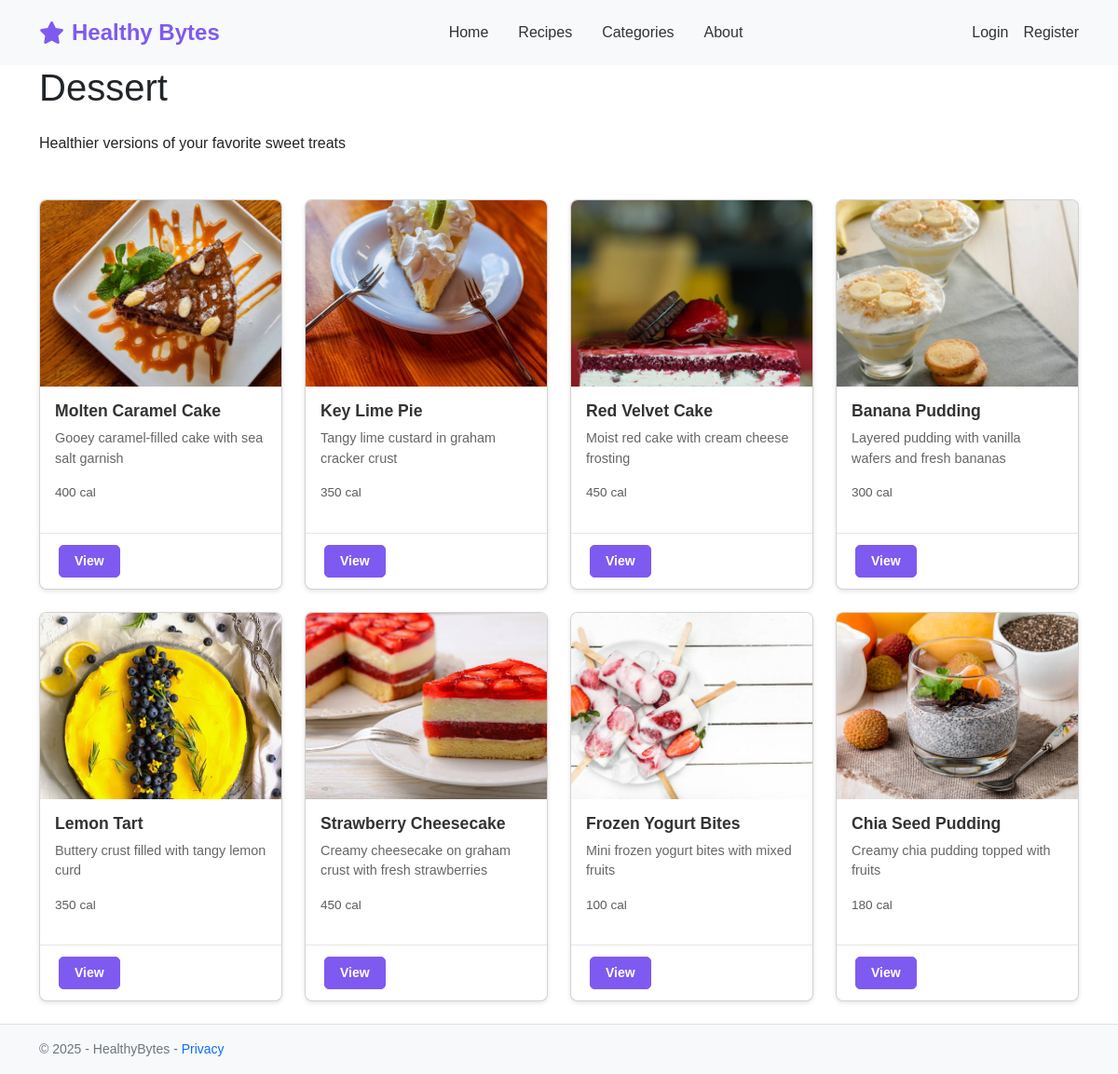
Page /category/4 on the committed database.
### app/models.py (models this page shows, shortened)
class Category(db.Model):
    id = db.Column(db.Integer, primary_key=True)
    name = db.Column(db.String(100), nullable=False)
    description = db.Column(db.Text, nullable=True)
    recipes_count = db.Column(db.Integer, default=0)
    recipes = db.relationship('Recipe', backref='category', lazy=True)

class Recipe(db.Model):
    id = db.Column(db.Integer, primary_key=True)
    title = db.Column(db.String(100), nullable=False)
    description = db.Column(db.Text, nullable=False)
    calories = db.Column(db.Integer, nullable=True)
    protein = db.Column(db.Float, nullable=True)
    carbs = db.Column(db.Float, nullable=True)
    fats = db.Column(db.Float, nullable=True)
    image_file = db.Column(db.String(20), nullable=True, default='default_recipe.jpg')
    category_id = db.Column(db.Integer, db.ForeignKey('category.id'), nullable=False)
    reviews = db.relationship('Review', backref='recipe', lazy=True)

### app/blueprints/categories/routes.py (the view)
@categories.route('/category/<int:category_id>')
def recipes_by_category(category_id):
    category = Category.query.get_or_404(category_id)
    recipes = Recipe.query.filter_by(category_id=category_id).all()
    return render_template('recipes_by_category.html', category=category, recipes=recipes)

### app/blueprints/categories/templates/recipes_by_category.html
{% extends "base.html" %}
{% block content %}
<h1 class="mb-4">{{ category.name }}</h1>
<p>{{ category.description }}</p>
<div class="row mt-5">
    {% if recipes %}
        {% for recipe in recipes %}
            <div class="col-md-3 mb-4">
                <div class="card h-100">
                    <div class="card-img-container">
                        <img src="{{ url_for('static', filename='images/recipes/' + recipe.image_file) }}"
                             class="card-img-top" alt="{{ recipe.title }}">
                    </div>
                    <div class="card-body">
                        <h5 class="card-title">{{ recipe.title }}</h5>
                        <p class="card-text">{{ recipe.description|truncate(100) }}</p>
                        <p class="text-muted">{{ recipe.calories }} cal</p>
                    </div>
                    <div class="card-footer bg-transparent">
                        <a href="{{ url_for('recipes.recipe_detail', recipe_id=recipe.id) }}" class="btn btn-primary">View</a>
                    </div>
                </div>
            </div>
        {% endfor %}
    {% else %}
        <div class="col-12">
            <div class="alert alert-info">
                <p class="mb-0">No recipes found in this category yet.</p>
            </div>
        </div>
    {% endif %}
</div>
{% endblock %}

### app/static/css/style.css (style rules this page uses)
body { font-family: Arial, sans-serif; min-height: 100vh; display: flex; flex-direction: column; }
.btn-primary { background-color: #7f5af0; border-color: #7f5af0; padding: 0.75rem 1.5rem; border-radius: 5px; font-weight: 600; transition: all 0.3s ease; }
.card-img-container { height: 200px; overflow: hidden; position: relative; }
.card-img-top { width: 100%; height: 100%; object-fit: cover; transition: transform 0.3s ease; }
.card { transition: transform 0.3s ease, box-shadow 0.3s ease; overflow: hidden; border-radius: 8px; box-shadow: 0 2px 5px rgba(0, 0, 0, 0.1); }
.card-title { font-size: 1.1rem; font-weight: 600; margin-bottom: 0.5rem; color: #333; }
.card-text { font-size: 0.9rem; color: #666; }
.text-muted { font-size: 0.85rem; font-weight: 500; }
.card-footer { background-color: transparent; border-top: 1px solid rgba(0, 0, 0, 0.1); padding: 0.75rem 1.25rem; }
.btn-primary { padding: 0.375rem 1rem; font-size: 0.875rem; }

### rows in the picture
Category: name "Dessert", description "Healthier versions of your favorite sweet treats"
Recipe: image_file (picture), title "Molten Caramel Cake", description "Gooey caramel-filled cake with sea salt garnish", calories "400"
Recipe: image_file (picture), title "Key Lime Pie", description "Tangy lime custard in graham cracker crust", calories "350"
Recipe: image_file (picture), title "Red Velvet Cake", description "Moist red cake with cream cheese frosting", calories "450"
Recipe: image_file (picture), title "Banana Pudding", description "Layered pudding with vanilla wafers and fresh bananas", calories "300"
Recipe: image_file (picture), title "Lemon Tart", description "Buttery crust filled with tangy lemon curd", calories "350"
Recipe: image_file (picture), title "Strawberry Cheesecake", description "Creamy cheesecake on graham crust with fresh strawberries", calories "450"
Recipe: image_file (picture), title "Frozen Yogurt Bites", description "Mini frozen yogurt bites with mixed fruits", calories "100"
Recipe: image_file (picture), title "Chia Seed Pudding", description "Creamy chia pudding topped with fruits", calories "180"
